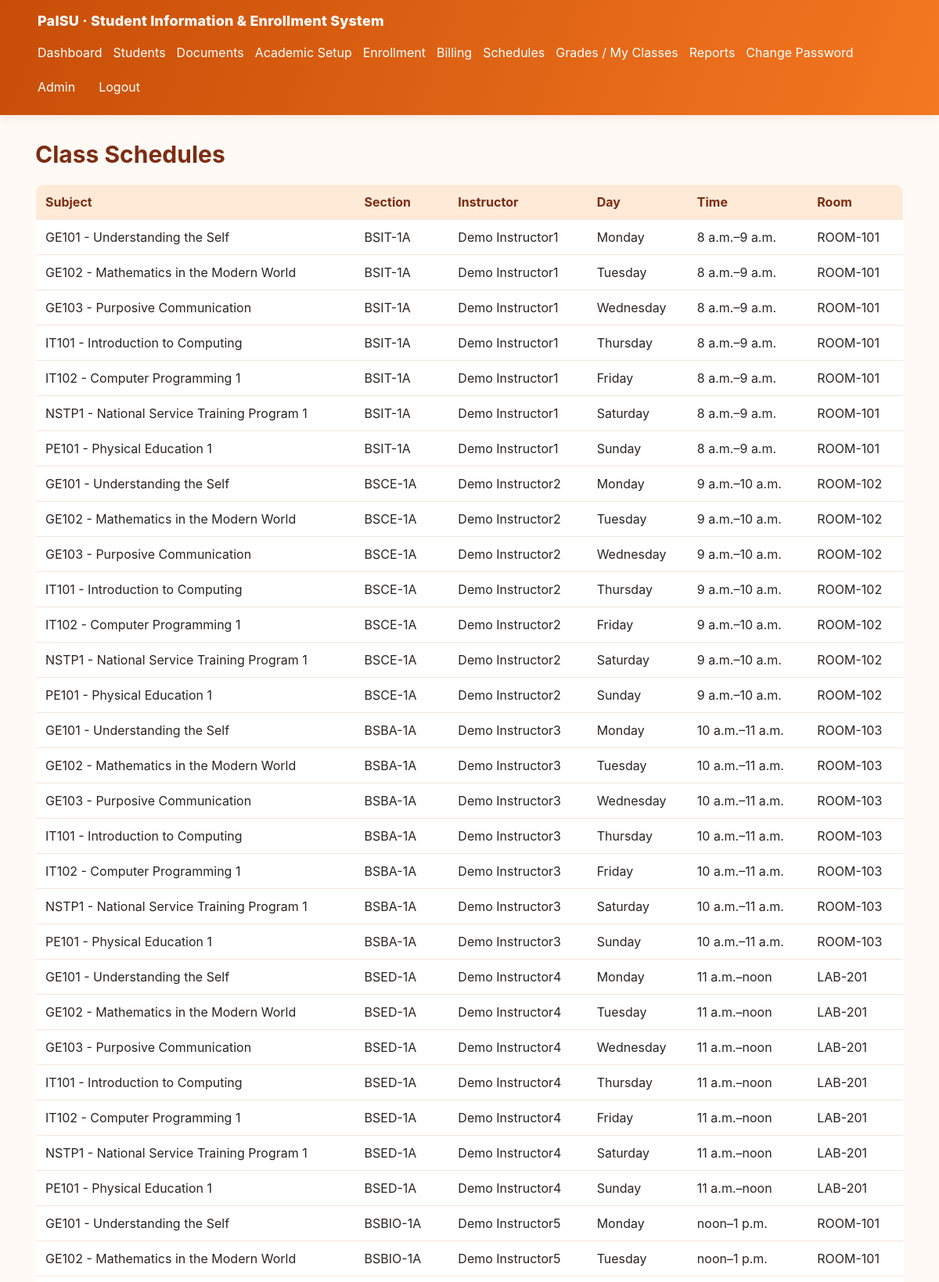
The app's page /schedules/ (signed in, upper part) with its own data.
### core/models.py (models this page shows, shortened)
class ClassSchedule(models.Model):
    DAYS = [(str(i), d) for i,d in enumerate(["Monday","Tuesday","Wednesday","Thursday","Friday","Saturday","Sunday"])]
    offering = models.ForeignKey(SubjectOffering, on_delete=models.CASCADE, related_name="schedules")
    day = models.CharField(max_length=1, choices=DAYS)
    start_time = models.TimeField()
    end_time = models.TimeField()
    room = models.ForeignKey(Room, on_delete=models.PROTECT)

class SubjectOffering(models.Model):
    curriculum_subject = models.ForeignKey(CurriculumSubject, on_delete=models.PROTECT)
    section = models.ForeignKey(Section, on_delete=models.PROTECT)
    instructor = models.ForeignKey(Instructor, on_delete=models.PROTECT)
    capacity = models.PositiveIntegerField(default=40)

class CurriculumSubject(models.Model):
    program = models.ForeignKey(Program, on_delete=models.CASCADE)
    subject = models.ForeignKey(Subject, on_delete=models.PROTECT)
    year_level = models.PositiveSmallIntegerField()
    semester = models.CharField(max_length=20)
    prerequisites = models.ManyToManyField(Subject, blank=True, related_name="required_for")
    class Meta:
        constraints = [models.UniqueConstraint(fields=["program","subject","year_level","semester"], name="unique_curriculum_subject")]

class Subject(models.Model):
    code = models.CharField(max_length=20, unique=True)
    title = models.CharField(max_length=160)
    units = models.DecimalField(max_digits=4, decimal_places=1, validators=[MinValueValidator(Decimal("0.5"))])
    description = models.TextField(blank=True)
    def __str__(self): return f"{self.code} - {self.title}"

class Section(models.Model):
    code = models.CharField(max_length=30)
    term = models.ForeignKey(SchoolTerm, on_delete=models.PROTECT)
    program = models.ForeignKey(Program, on_delete=models.PROTECT)
    year_level = models.PositiveSmallIntegerField()
    class Meta:
        constraints = [models.UniqueConstraint(fields=["code","term"], name="unique_section_term")]
    def __str__(self): return self.code

class Instructor(models.Model):
    user = models.OneToOneField(settings.AUTH_USER_MODEL, on_delete=models.CASCADE)
    employee_no = models.CharField(max_length=30, unique=True)
    department = models.ForeignKey(Department, on_delete=models.PROTECT, verbose_name="College")
    def __str__(self): return self.user.get_full_name() or self.user.username

class Room(models.Model):
    code = models.CharField(max_length=30, unique=True)
    capacity = models.PositiveIntegerField(default=40)
    def __str__(self): return self.code

### core/views.py (the view)
# urls.py: path("schedules/", views.schedule_list, name="schedule_list"),
@login_required
def schedule_list(request):
    denied = guard(request, "schedules")
    if denied:
        return denied
    schedules = ClassSchedule.objects.select_related("room", "offering__curriculum_subject__subject", "offering__instructor", "offering__section")
    if request.user.groups.filter(name="Instructor").exists() and not request.user.is_superuser:
        schedules = schedules.filter(offering__instructor__user=request.user)
    return render(request, "core/schedule_list.html", {"schedules": schedules})

### core/permissions.py (called while the page is built)
def can_access(user, module):
    if user.is_superuser: return True
    groups = set(user.groups.values_list("name", flat=True))
    return any(module in ROLE_GROUPS.get(g, set()) for g in groups)

### core/views.py (called while the page is built)
def guard(request, module):
    if not can_access(request.user, module):
        return HttpResponseForbidden("You do not have permission to access this module.")
    return None

### templates/core/schedule_list.html
{% extends "base.html" %}{% block content %}<h1>Class Schedules</h1><table><tr><th>Subject</th><th>Section</th><th>Instructor</th><th>Day</th><th>Time</th><th>Room</th></tr>{% for s in schedules %}<tr><td>{{s.offering.curriculum_subject.subject}}</td><td>{{s.offering.section}}</td><td>{{s.offering.instructor}}</td><td>{{s.get_day_display}}</td><td>{{s.start_time}}–{{s.end_time}}</td><td>{{s.room}}</td></tr>{% empty %}<tr><td colspan="6">No schedules configured.</td></tr>{% endfor %}</table>{% endblock %}

### static/css/style.css (style rules this page uses)
:root { font-family:Inter,Segoe UI,Arial,sans-serif;color:#292524;background:#fffaf5;--orange:#f47721;--orange-dark:#c84e08;--orange-deep:#9a3412;--orange-pale:#fff0e2;--line:#f1d7c3;--muted:#78716c }
* { box-sizing:border-box }
body { margin:0;background:#fffaf5 }
h1 { font-size:30px;margin:0 0 20px;color:#7c2d12 }
table { width:100%;border-collapse:collapse;background:white;border-radius:10px;overflow:hidden;margin:16px 0;border:1px solid var(--line) }
th,td { text-align:left;padding:12px;border-bottom:1px solid #f4e6da }
th { background:#ffead8;color:#7c2d12 }
table { min-width:680px }

### records on screen
ClassSchedule: offering.curriculum_subject.subject "GE101 - Understanding the Self", offering.section "BSIT-1A", offering.instructor "Demo Instructor1", day "Monday", start_time "8 a.m.", end_time "9 a.m.", room "ROOM-101"
ClassSchedule: offering.curriculum_subject.subject "GE102 - Mathematics in the Modern World", offering.section "BSIT-1A", offering.instructor "Demo Instructor1", day "Tuesday", start_time "8 a.m.", end_time "9 a.m.", room "ROOM-101"
ClassSchedule: offering.curriculum_subject.subject "GE103 - Purposive Communication", offering.section "BSIT-1A", offering.instructor "Demo Instructor1", day "Wednesday", start_time "8 a.m.", end_time "9 a.m.", room "ROOM-101"
ClassSchedule: offering.curriculum_subject.subject "IT101 - Introduction to Computing", offering.section "BSIT-1A", offering.instructor "Demo Instructor1", day "Thursday", start_time "8 a.m.", end_time "9 a.m.", room "ROOM-101"
ClassSchedule: offering.curriculum_subject.subject "IT102 - Computer Programming 1", offering.section "BSIT-1A", offering.instructor "Demo Instructor1", day "Friday", start_time "8 a.m.", end_time "9 a.m.", room "ROOM-101"
ClassSchedule: offering.curriculum_subject.subject "NSTP1 - National Service Training Program 1", offering.section "BSIT-1A", offering.instructor "Demo Instructor1", day "Saturday", start_time "8 a.m.", end_time "9 a.m.", room "ROOM-101"
ClassSchedule: offering.curriculum_subject.subject "PE101 - Physical Education 1", offering.section "BSIT-1A", offering.instructor "Demo Instructor1", day "Sunday", start_time "8 a.m.", end_time "9 a.m.", room "ROOM-101"
ClassSchedule: offering.curriculum_subject.subject "GE101 - Understanding the Self", offering.section "BSCE-1A", offering.instructor "Demo Instructor2", day "Monday", start_time "9 a.m.", end_time "10 a.m.", room "ROOM-102"
ClassSchedule: offering.curriculum_subject.subject "GE102 - Mathematics in the Modern World", offering.section "BSCE-1A", offering.instructor "Demo Instructor2", day "Tuesday", start_time "9 a.m.", end_time "10 a.m.", room "ROOM-102"
ClassSchedule: offering.curriculum_subject.subject "GE103 - Purposive Communication", offering.section "BSCE-1A", offering.instructor "Demo Instructor2", day "Wednesday", start_time "9 a.m.", end_time "10 a.m.", room "ROOM-102"
ClassSchedule: offering.curriculum_subject.subject "IT101 - Introduction to Computing", offering.section "BSCE-1A", offering.instructor "Demo Instructor2", day "Thursday", start_time "9 a.m.", end_time "10 a.m.", room "ROOM-102"
ClassSchedule: offering.curriculum_subject.subject "IT102 - Computer Programming 1", offering.section "BSCE-1A", offering.instructor "Demo Instructor2", day "Friday", start_time "9 a.m.", end_time "10 a.m.", room "ROOM-102"
ClassSchedule: offering.curriculum_subject.subject "NSTP1 - National Service Training Program 1", offering.section "BSCE-1A", offering.instructor "Demo Instructor2", day "Saturday", start_time "9 a.m.", end_time "10 a.m.", room "ROOM-102"
ClassSchedule: offering.curriculum_subject.subject "PE101 - Physical Education 1", offering.section "BSCE-1A", offering.instructor "Demo Instructor2", day "Sunday", start_time "9 a.m.", end_time "10 a.m.", room "ROOM-102"
ClassSchedule: offering.curriculum_subject.subject "GE101 - Understanding the Self", offering.section "BSBA-1A", offering.instructor "Demo Instructor3", day "Monday", start_time "10 a.m.", end_time "11 a.m.", room "ROOM-103"
ClassSchedule: offering.curriculum_subject.subject "GE102 - Mathematics in the Modern World", offering.section "BSBA-1A", offering.instructor "Demo Instructor3", day "Tuesday", start_time "10 a.m.", end_time "11 a.m.", room "ROOM-103"
ClassSchedule: offering.curriculum_subject.subject "GE103 - Purposive Communication", offering.section "BSBA-1A", offering.instructor "Demo Instructor3", day "Wednesday", start_time "10 a.m.", end_time "11 a.m.", room "ROOM-103"
ClassSchedule: offering.curriculum_subject.subject "IT101 - Introduction to Computing", offering.section "BSBA-1A", offering.instructor "Demo Instructor3", day "Thursday", start_time "10 a.m.", end_time "11 a.m.", room "ROOM-103"
ClassSchedule: offering.curriculum_subject.subject "IT102 - Computer Programming 1", offering.section "BSBA-1A", offering.instructor "Demo Instructor3", day "Friday", start_time "10 a.m.", end_time "11 a.m.", room "ROOM-103"
ClassSchedule: offering.curriculum_subject.subject "NSTP1 - National Service Training Program 1", offering.section "BSBA-1A", offering.instructor "Demo Instructor3", day "Saturday", start_time "10 a.m.", end_time "11 a.m.", room "ROOM-103"
ClassSchedule: offering.curriculum_subject.subject "PE101 - Physical Education 1", offering.section "BSBA-1A", offering.instructor "Demo Instructor3", day "Sunday", start_time "10 a.m.", end_time "11 a.m.", room "ROOM-103"
ClassSchedule: offering.curriculum_subject.subject "GE101 - Understanding the Self", offering.section "BSED-1A", offering.instructor "Demo Instructor4", day "Monday", start_time "11 a.m.", end_time "noon", room "LAB-201"
ClassSchedule: offering.curriculum_subject.subject "GE102 - Mathematics in the Modern World", offering.section "BSED-1A", offering.instructor "Demo Instructor4", day "Tuesday", start_time "11 a.m.", end_time "noon", room "LAB-201"
ClassSchedule: offering.curriculum_subject.subject "GE103 - Purposive Communication", offering.section "BSED-1A", offering.instructor "Demo Instructor4", day "Wednesday", start_time "11 a.m.", end_time "noon", room "LAB-201"
ClassSchedule: offering.curriculum_subject.subject "IT101 - Introduction to Computing", offering.section "BSED-1A", offering.instructor "Demo Instructor4", day "Thursday", start_time "11 a.m.", end_time "noon", room "LAB-201"
ClassSchedule: offering.curriculum_subject.subject "IT102 - Computer Programming 1", offering.section "BSED-1A", offering.instructor "Demo Instructor4", day "Friday", start_time "11 a.m.", end_time "noon", room "LAB-201"
ClassSchedule: offering.curriculum_subject.subject "NSTP1 - National Service Training Program 1", offering.section "BSED-1A", offering.instructor "Demo Instructor4", day "Saturday", start_time "11 a.m.", end_time "noon", room "LAB-201"
ClassSchedule: offering.curriculum_subject.subject "PE101 - Physical Education 1", offering.section "BSED-1A", offering.instructor "Demo Instructor4", day "Sunday", start_time "11 a.m.", end_time "noon", room "LAB-201"
ClassSchedule: offering.curriculum_subject.subject "GE101 - Understanding the Self", offering.section "BSBIO-1A", offering.instructor "Demo Instructor5", day "Monday", start_time "noon", end_time "1 p.m.", room "ROOM-101"
ClassSchedule: offering.curriculum_subject.subject "GE102 - Mathematics in the Modern World", offering.section "BSBIO-1A", offering.instructor "Demo Instructor5", day "Tuesday", start_time "noon", end_time "1 p.m.", room "ROOM-101"
